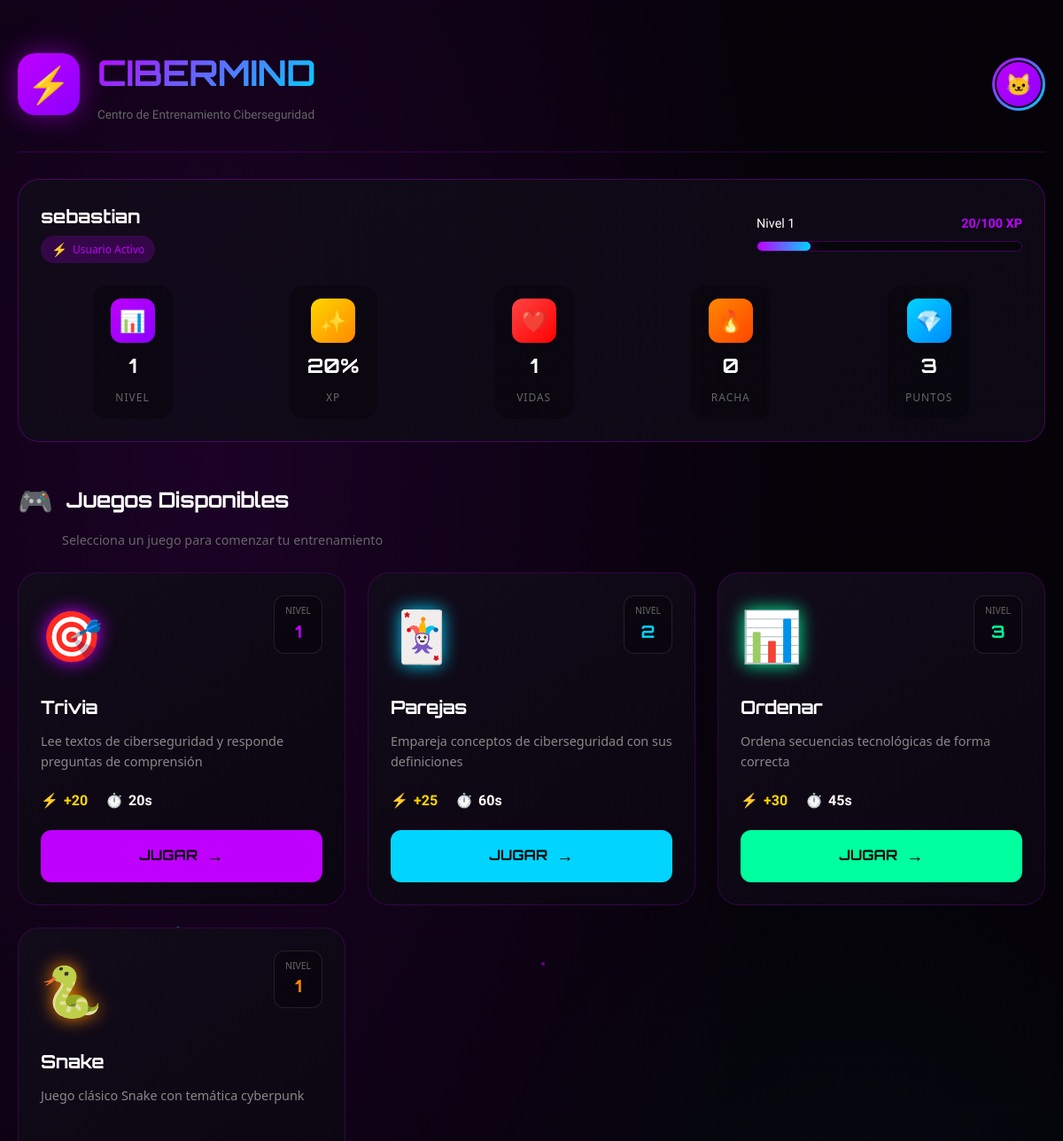
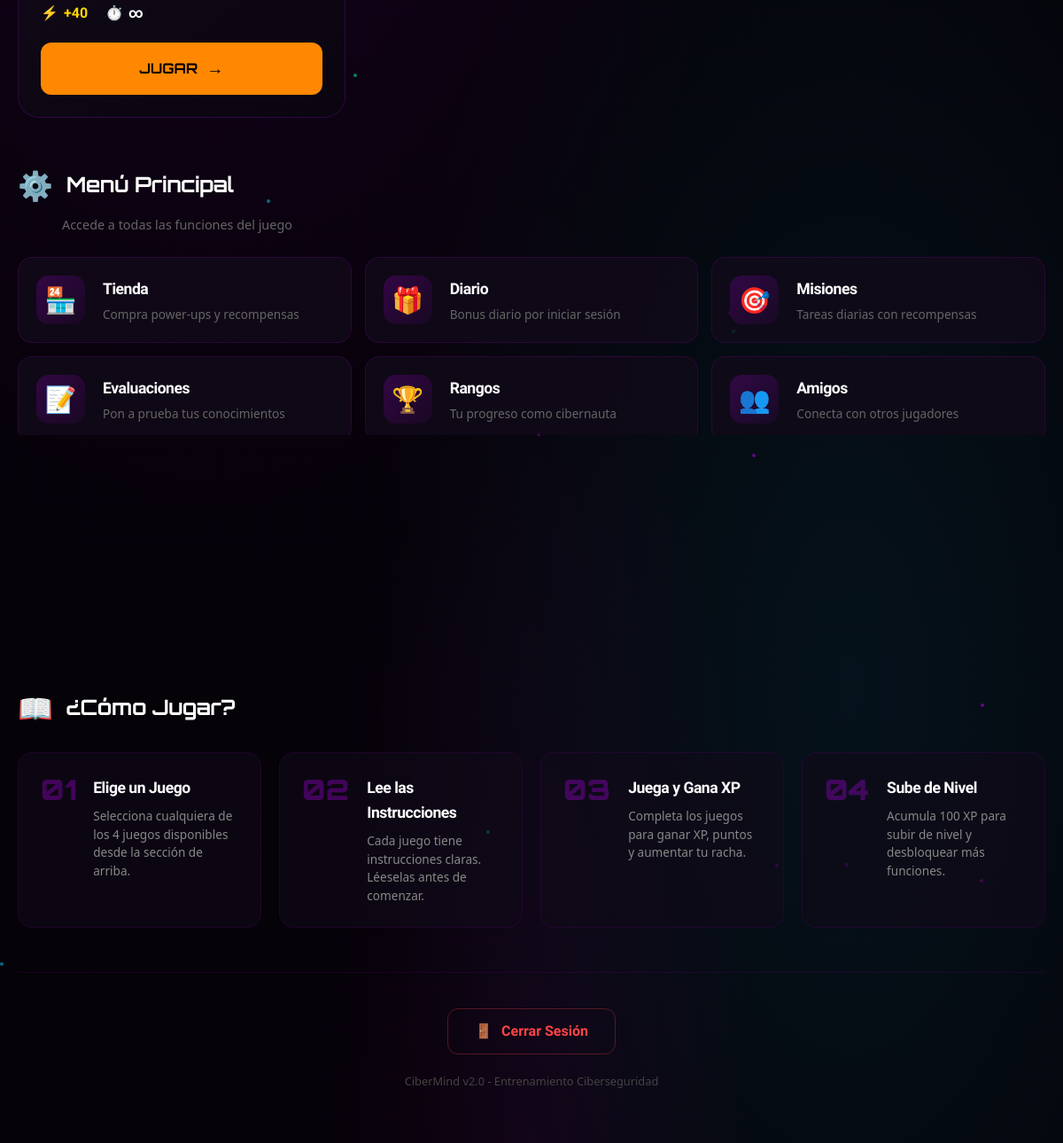
Screenshot of /menu.php (signed in) with the database file from the repository (2 pictures, top to bottom).
### tables this page shows
CREATE TABLE `avatares` (
  `id` int(11) NOT NULL,
  `nombre` varchar(50) DEFAULT NULL,
  `icono` varchar(100) DEFAULT NULL,
  `nivel_req` int(11) DEFAULT 1,
  `conceptos_req` int(11) DEFAULT 0,
  `juegos_req` int(11) DEFAULT 0
);

CREATE TABLE `usuarios` (
  `id` int(11) NOT NULL,
  `username` varchar(50) DEFAULT NULL,
  `password` varchar(255) DEFAULT NULL,
  `score` int(11) DEFAULT 0,
  `nivel` int(11) DEFAULT 1,
  `xp` int(11) DEFAULT 0,
  `vidas` int(11) DEFAULT 3,
  `racha` int(11) DEFAULT 0,
  `dificultad` int(11) DEFAULT 1,
  `ultima_fecha` datetime DEFAULT NULL,
  `max_racha` int(11) DEFAULT 0
);

### menu.php (the view, shortened to what this page needs)
<?php
include "config.php";
$user = $conn->query("SELECT * FROM usuarios WHERE id=".$_SESSION["id"])->fetch_assoc();
$xp_actual = $user["xp"];
$xp_necesaria = 100;
$porcentaje_xp = min(($xp_actual / $xp_necesaria) * 100, 100);
$avatar_id = isset($user["avatar_id"]) ? $user["avatar_id"] : 1;
$avatar_actual = $conn->query("SELECT * FROM avatares WHERE id=$avatar_id")->fetch_assoc();
$juegos = [
    [
        "id" => "trivia",
        "nombre" => "Trivia",
        "desc" => "Lee textos de ciberseguridad y responde preguntas de comprensión",
        "xp" => "+20",
        "time" => "20s",
        "icon" => "🎯",
        "color" => "#bf00ff",
        "link" => "juego.php",
        "nivel_req" => 1
    ],
    [
        "id" => "parejas",
        "nombre" => "Parejas",
        "desc" => "Empareja conceptos de ciberseguridad con sus definiciones",
        "xp" => "+25",
        "time" => "60s",
        "icon" => "🃏",
        "color" => "#00d4ff",
        "link" => "juego_parejas.php",
        "nivel_req" => 2
    ],
    [
        "id" => "ordenar",
        "nombre" => "Ordenar",
        "desc" => "Ordena secuencias tecnológicas de forma correcta",
        "xp" => "+30",
        "time" => "45s",
        "icon" => "📊",
        "color" => "#00ff9f",
        "link" => "juego_ordenar.php",
        "nivel_req" => 3
    ],
    [
        "id" => "snake",
        "nombre" => "Snake",
        "desc" => "Juego clásico Snake con temática cyberpunk",
        "xp" => "+40",
        "time" => "∞",
        "icon" => "🐍",
        "color" => "#ff8800",
        "link" => "snake.php",
        "nivel_req" => 1
    ]
];
$menu_items = [
    ["icon" => "🏪", "nombre" => "Tienda", "desc" => "Compra power-ups y recompensas", "link" => "tienda.php", "color" => "#ffd700"],
    ["icon" => "🎁", "nombre" => "Diario", "desc" => "Bonus diario por iniciar sesión", "link" => "diario.php", "color" => "#ff4444"],
    ["icon" => "🎯", "nombre" => "Misiones", "desc" => "Tareas diarias con recompensas", "link" => "misiones.php", "color" => "#00ff9f"],
    ["icon" => "📝", "nombre" => "Evaluaciones", "desc" => "Pon a prueba tus conocimientos", "link" => "evaluaciones.php", "color" => "#00d4ff"],
    ["icon" => "🏆", "nombre" => "Rangos", "desc" => "Tu progreso como cibernauta", "link" => "avatares.php", "color" => "#ff00ff"],
    ["icon" => "👥", "nombre" => "Amigos", "desc" => "Conecta con otros jugadores", "link" => "amigos.php", "color" => "#bf00ff"],
    ["icon" => "📊", "nombre" => "Stats", "desc" => "Tu progreso detallado", "link" => "stats.php", "color" => "#bf00ff"],
    ["icon" => "🏅", "nombre" => "Ranking", "desc" => "Clasificación global", "link" => "ranking.php", "color" => "#ffd700"],
    ["icon" => "🏆", "nombre" => "Logros", "desc" => "Insignias desbloqueadas", "link" => "logros.php", "color" => "#ff8800"],
    ["icon" => "👤", "nombre" => "Perfil", "desc" => "Tu perfil y configuración", "link" => "perfil.php", "color" => "#00ffff"]
];
?>
<!DOCTYPE html>
<html>
<head>
<link rel="stylesheet" href="style.css">
</head>
<body>
<div class="particles-bg" id="particles"></div>
<div class="container">
    <header class="main-header">
        <div class="logo-container">
            <div class="logo-icon">⚡</div>
            <div class="logo-text">
                <h1>CIBERMIND</h1>
                <p>Centro de Entrenamiento Ciberseguridad</p>
            </div>
        </div>
        <div class="user-avatar">
            <div class="avatar-ring"></div>
            <div class="avatar-inner"><?= $avatar_actual["icono"] ?></div>
        </div>
    </header>
    <section class="stats-panel">
        <div class="stats-header">
            <div class="player-info">
                <span class="player-name"><?= htmlspecialchars($user["username"]) ?></span>
                <span class="player-badge">
                    <span class="badge-icon">⚡</span>
                    Usuario Activo
                </span>
            </div>
            <div class="xp-container">
                <div class="xp-label">
                    <span>Nivel <?= $user["nivel"] ?></span>
                    <span class="xp-value"><?= $xp_actual ?>/100 XP</span>
                </div>
                <div class="xp-bar-outer">
                    <div class="xp-bar-inner" style="width: <?= $porcentaje_xp ?>%"></div>
                </div>
            </div>
        </div>
        <div class="stats-icons">
            <div class="stat-icon-item" title="Nivel">
                <div class="stat-icon-wrapper level">
                    <span>📊</span>
                </div>
                <span class="stat-number"><?= $user["nivel"] ?></span>
                <span class="stat-label">Nivel</span>
            </div>
            <div class="stat-icon-item" title="XP">
                <div class="stat-icon-wrapper xp">
                    <span>✨</span>
                </div>
                <span class="stat-number"><?= $user["xp"] ?>%</span>
                <span class="stat-label">XP</span>
            </div>
            <div class="stat-icon-item" title="Vidas">
                <div class="stat-icon-wrapper lives">
                    <span>❤️</span>
                </div>
                <span class="stat-number"><?= $user["vidas"] ?></span>
                <span class="stat-label">Vidas</span>
            </div>
            <div class="stat-icon-item" title="Racha">
                <div class="stat-icon-wrapper streak">
                    <span>🔥</span>
                </div>
                <span class="stat-number"><?= $user["racha"] ?></span>
                <span class="stat-label">Racha</span>
            </div>
            <div class="stat-icon-item" title="Puntos">
                <div class="stat-icon-wrapper points">
                    <span>💎</span>
                </div>
                <span class="stat-number"><?= $user["score"] ?></span>
                <span class="stat-label">Puntos</span>
            </div>
        </div>
    </section>
    <section class="games-section">
        <div class="section-header">
            <div class="section-title-group">
                <span class="section-icon">🎮</span>
                <h2>Juegos Disponibles</h2>
            </div>
            <p class="section-subtitle">Selecciona un juego para comenzar tu entrenamiento</p>
        </div>
        <div class="games-grid">
            <?php foreach($juegos as $i => $j): ?>
            <a href="<?= $j["link"] ?>" class="game-card" style="--accent: <?= $j["color"] ?>; animation-delay: <?= $i * 0.1 ?>s">
                <div class="game-card-content">
                    <div class="game-card-header">
                        <div class="game-icon-large"><?= $j["icon"] ?></div>
                        <div class="game-level-badge">
                            <span class="badge-label">Nivel</span>
                            <span class="badge-number"><?= $j["nivel_req"] ?></span>
                        </div>
                    </div>
                    <h3 class="game-name"><?= $j["nombre"] ?></h3>
                    <p class="game-description"><?= $j["desc"] ?></p>
                    <div class="game-meta">
                        <div class="meta-item">
                            <span class="meta-icon">⚡</span>
                            <span class="meta-value xp-color"><?= $j["xp"] ?></span>
                        </div>
                        <div class="meta-item">
                            <span class="meta-icon">⏱️</span>
                            <span class="meta-value"><?= $j["time"] ?></span>
                        </div>
                    </div>
                    <div class="game-play-btn">
                        <span>JUGAR</span>
                        <span class="arrow">→</span>
                    </div>
                </div>
            </a>
            <?php endforeach; ?>
        </div>
    </section>
    <section class="menu-section">
        <div class="section-header">
            <div class="section-title-group">
                <span class="section-icon">⚙️</span>
                <h2>Menú Principal</h2>
            </div>
            <p class="section-subtitle">Accede a todas las funciones del juego</p>
        </div>
        <div class="menu-grid">
            <?php foreach($menu_items as $item): ?>
            <a href="<?= $item["link"] ?>" class="menu-item" style="--item-color: <?= $item["color"] ?>">
                <div class="menu-item-icon"><?= $item["icon"] ?></div>
                <div class="menu-item-info">
                    <h4><?= $item["nombre"] ?></h4>
                    <p><?= $item["desc"] ?></p>
                </div>
            </a>
            <?php endforeach; ?>
        </div>
    </section>
    <section class="howto-section">
        <div class="section-header">
            <div class="section-title-group">
                <span class="section-icon">📖</span>
                <h2>¿Cómo Jugar?</h2>
            </div>
        </div>
        <div class="howto-cards">
            <div class="howto-card">
                <div class="howto-number">01</div>
                <div class="howto-content">
                    <h4>Elige un Juego</h4>
                    <p>Selecciona cualquiera de los 4 juegos disponibles desde la sección de arriba.</p>
                </div>
            </div>
            <div class="howto-card">
                <div class="howto-number">02</div>
                <div class="howto-content">
                    <h4>Lee las Instrucciones</h4>
                    <p>Cada juego tiene instrucciones claras. Léeselas antes de comenzar.</p>
                </div>
            </div>
            <div class="howto-card">
                <div class="howto-number">03</div>
                <div class="howto-content">
                    <h4>Juega y Gana XP</h4>
                    <p>Completa los juegos para ganar XP, puntos y aumentar tu racha.</p>
                </div>
            </div>
            <div class="howto-card">
                <div class="howto-number">04</div>
                <div class="howto-content">
                    <h4>Sube de Nivel</h4>
                    <p>Acumula 100 XP para subir de nivel y desbloquear más funciones.</p>
                </div>
            </div>
        </div>
    </section>
    <footer class="main-footer">
        <a href="logout.php" class="logout-btn">
            <span>🚪</span>
            <span>Cerrar Sesión</span>
        </a>
        <p class="footer-text">CiberMind v2.0 - Entrenamiento Ciberseguridad</p>
    </footer>
</div>
</body>
</html>

### style.css (style rules this page uses)
:root { --primary: #bf00ff; --primary-light: #d633ff; --primary-dark: #8b00ff; --primary-glow: rgba(191, 0, 255, 0.4); --bg: #050208; --bg-light: #0d0a15; --bg-lighter: #18101f; --bg-card: #120b1a; --text: #ffffff; --text-muted: #999999; --text-dim: #666666; --accent-cyan: #00d4ff; --accent-green: #00ff9f; --accent-gold: #ffd700; --accent-red: #ff4444; --accent-orange: #ff8800; --border: #2a1a35; --border-light: #3d2950; --shadow-glow: 0 0 30px var(--primary-glow); --shadow-card: 0 20px 60px rgba(0, 0, 0, 0.5); }
* { margin: 0; padding: 0; box-sizing: border-box; }
html { font-size: 16px; scroll-behavior: smooth; }
body { background: var(--bg); font-family: 'Segoe UI', system-ui, -apple-system, sans-serif; color: var(--text); min-height: 100vh; line-height: 1.6; overflow-x: hidden; }
body::before { content: ''; position: fixed; top: 0; left: 0; right: 0; bottom: 0; background: radial-gradient(ellipse at 20% 20%, rgba(191,0,255,0.12) 0%, transparent 50%), radial-gradient(ellipse at 80% 80%, rgba(0,212,255,0.08) 0%, transparent 40%), radial-gradient(ellipse at 50% 100%, rgba(255,0,255,0.05) 0%, transparent 30%), var(--bg); pointer-events: none; z-index: -2; }
body::after { content: ''; position: fixed; top: 0; left: 0; right: 0; bottom: 0; background-image: linear-gradient(rgba(191,0,255,0.03) 1px, transparent 1px), linear-gradient(90deg, rgba(191,0,255,0.03) 1px, transparent 1px); background-size: 50px 50px; animation: gridMove 20s linear infinite; pointer-events: none; z-index: -1; opacity: 0.5; }
h1, h2, h3, h4 { font-weight: 700; letter-spacing: -0.5px; }
h1 { font-size: 2.5rem; background: linear-gradient(135deg, var(--primary) 0%, var(--accent-cyan) 100%); -webkit-background-clip: text; -webkit-text-fill-color: transparent; background-clip: text; }
h2 { font-size: 1.5rem; color: var(--text); }
h3 { font-size: 1.2rem; color: var(--text); }
p { color: var(--text-muted); font-size: 0.95rem; }
a { color: var(--primary); text-decoration: none; transition: all 0.3s; }
.container { max-width: 1200px; margin: 0 auto; padding: 20px; }
.stat-label { color: var(--text-dim); font-size: 0.8rem; }

### rows the page displays
avatares: icono "🐱"
usuarios: username "sebastian", nivel "1", xp "20", vidas "1", racha "0", score "3"

### other values shown
$j["icon"] "🎯"
$j["nivel_req"] "1"
$j["nombre"] "Trivia"
$j["desc"] "Lee textos de ciberseguridad y responde preguntas de comprensión"
$j["xp"] "+20"
$j["time"] "20s"
$j["icon"] "🃏"
$j["nivel_req"] "2"
$j["nombre"] "Parejas"
$j["desc"] "Empareja conceptos de ciberseguridad con sus definiciones"
$j["xp"] "+25"
$j["time"] "60s"
$j["icon"] "📊"
$j["nivel_req"] "3"
$j["nombre"] "Ordenar"
